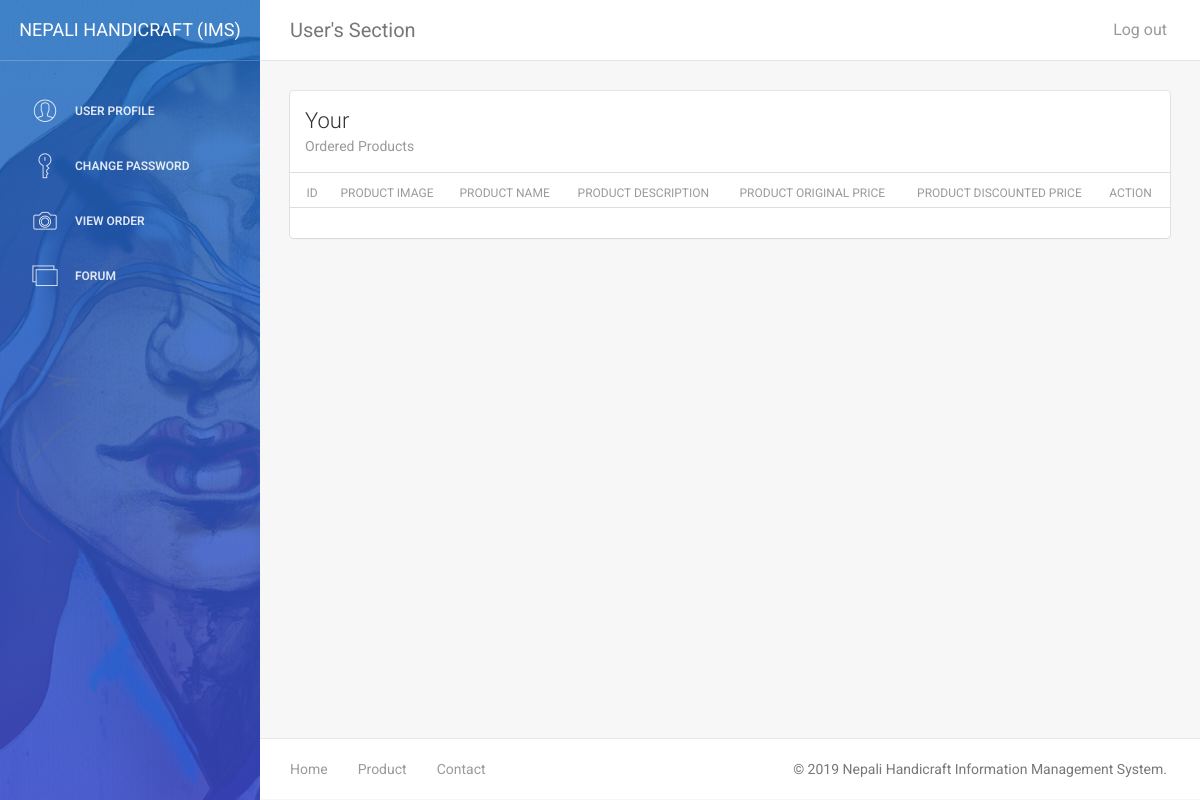
The app's page /user/view-order.php (signed in), older data.
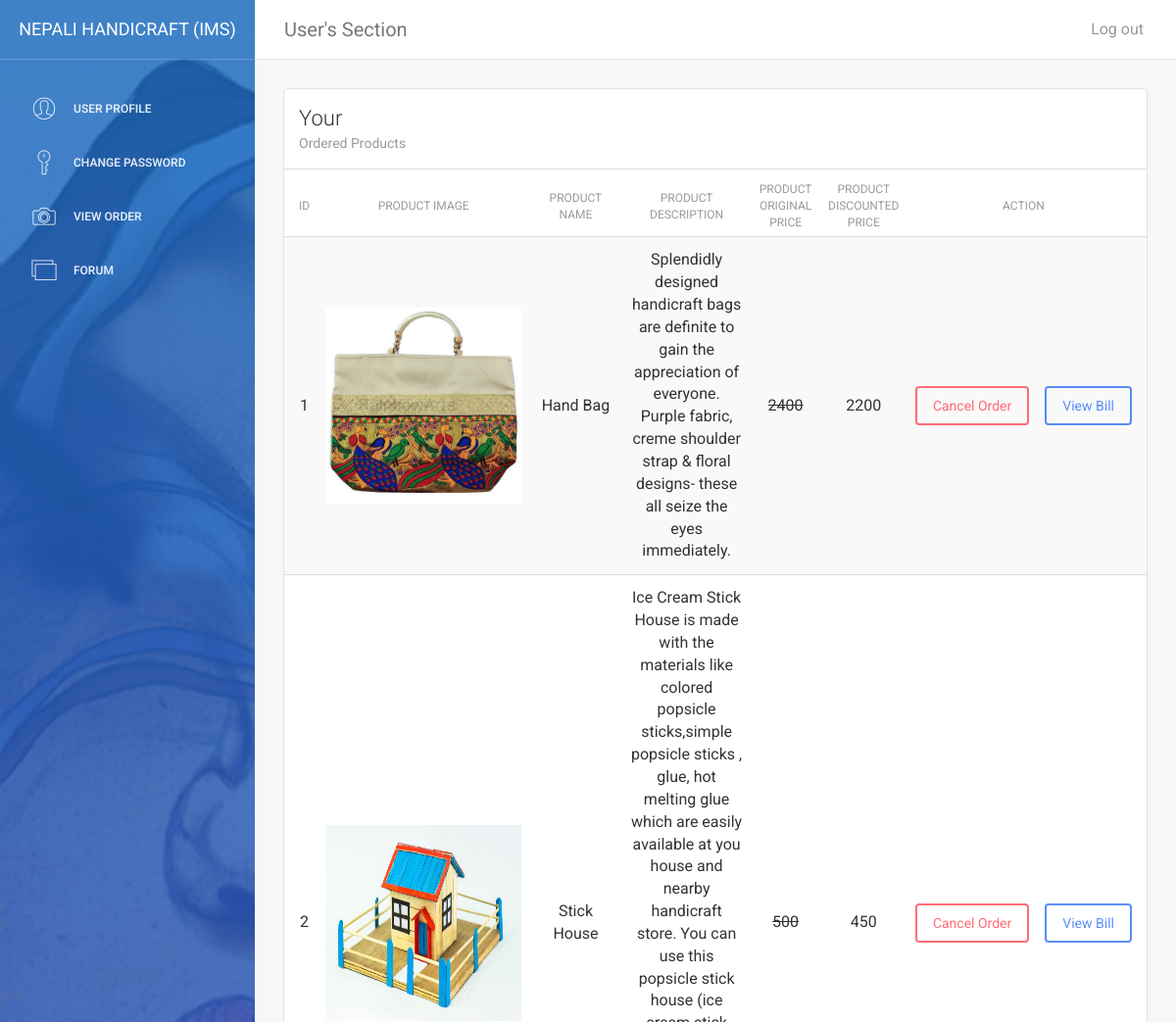
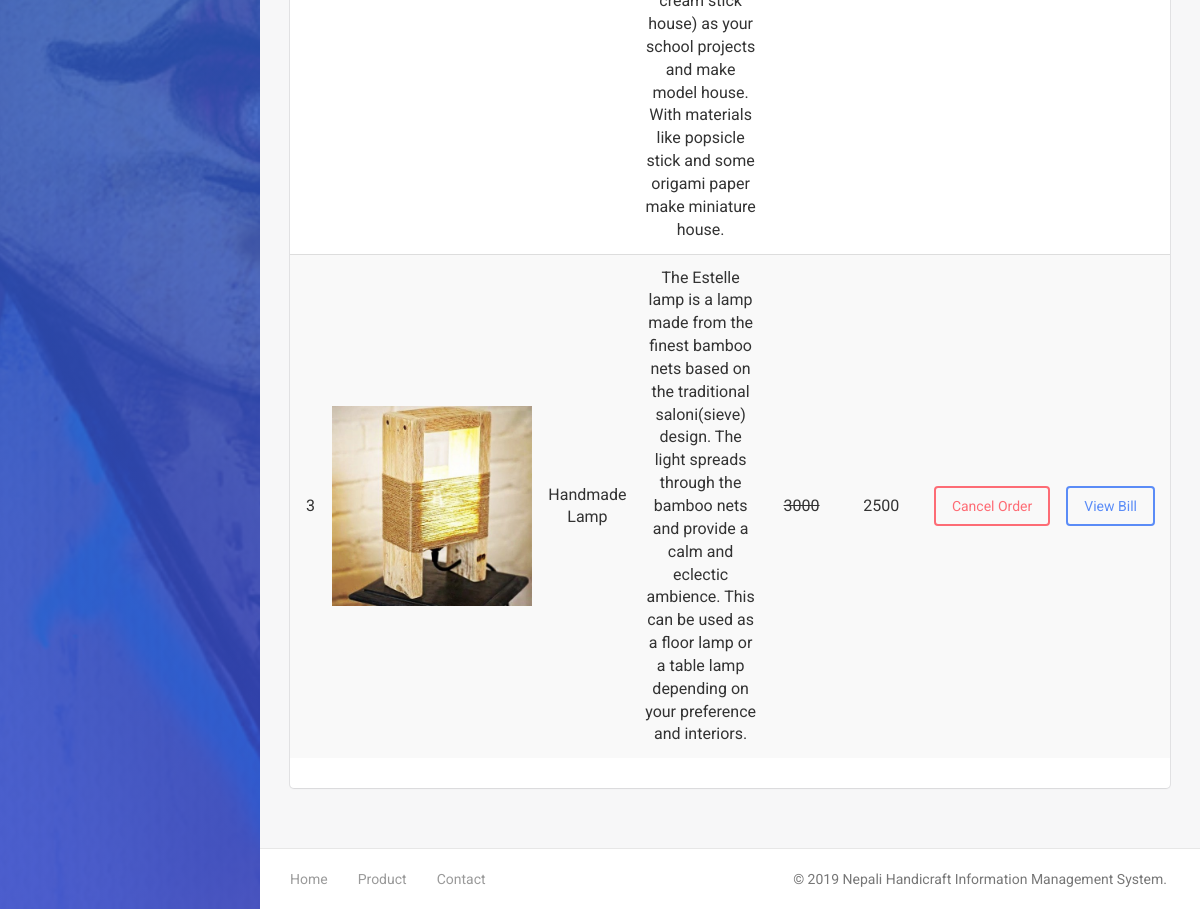
The same page, newer data (2 pictures, top to bottom).
### tables this page shows
CREATE TABLE `tbl_order` (
  `o_id` int(11) NOT NULL,
  `u_id` int(11) NOT NULL,
  `p_id` int(11) NOT NULL,
  `date` date NOT NULL
);

CREATE TABLE `tbl_product` (
  `p_id` int(11) NOT NULL,
  `p_name` varchar(255) NOT NULL,
  `p_image` varchar(255) NOT NULL,
  `p_description` text NOT NULL,
  `p_price` double NOT NULL,
  `p_disprice` double NOT NULL
);

### user/order-list.php (called while the page is built)
<?php
    $userID = $_SESSION['user-id'];
    $servername = "localhost";
    $username = "root";
    $password = "";
    $dbname = "00174648_devishbaidawarchhetri_cp";
    $conn = new mysqli($servername, $username, $password, $dbname);
    $sql = "SELECT o.o_id, u.u_id, u.fname, u.lname, u.e_mail, u.telephone, u.address, p.p_name, p.p_description, p.p_price, p.p_disprice, p.p_image
    FROM tbl_order o, tbl_register_user u, tbl_product p
    WHERE o.u_id = u.u_id AND o.p_id = p.p_id AND u.u_id = $userID
    ORDER BY o.o_id;";
    $result =$conn->query($sql);
?>

### user/view-order.php (the view, shortened to what this page needs)
<?php
    require 'order-list.php';
?>
<!doctype html>
<html lang="en">
<head>
    <link href="assets/css/bootstrap.min.css" rel="stylesheet" />
    <link href="assets/css/animate.min.css" rel="stylesheet"/>
    <link href="assets/css/light-bootstrap-dashboard.css?v=1.4.0" rel="stylesheet"/>
    <link href="assets/css/demo.css" rel="stylesheet" />
    <link href="http://maxcdn.bootstrapcdn.com/font-awesome/4.2.0/css/font-awesome.min.css" rel="stylesheet">
    <link href="assets/css/pe-icon-7-stroke.css" rel="stylesheet" />
</head>
<body>
<div class="wrapper">
    <?php include ('user-sidebar.php'); ?>
    <div class="main-panel">
    <?php include ('user-nav.php'); ?>
        <div class="content">
            <div class="container-fluid">
                <div class="row">
                    <div class="col-md-12">
                        <div class="card">
                            <div class="header">
                                <h4 class="title">Your</h4>
                                <p class="category">Ordered Products</p>
                            </div>
                            <div class="content table-responsive table-full-width">
                                <table class="table table-hover table-striped">
                                    <thead>
                                        <th>ID</th>
                                        <th>Product Image</th>
                                    	<th>Product Name</th>
                                        <th>Product Description</th>
                                        <th>Product Original Price</th>
                                        <th>Product Discounted Price</th>
                                        <th colspan="2" style="text-align: center;">Action</th>
                                    </thead>
                                    <tbody>
                                        <?php
                                        $i = 1;
                                        while($output = $result->fetch_assoc()){
                                        ?>
                                        <tr>
                                            <td><?php echo $i; ?></td>
                                            <td><img src="../images/product-images/<?php echo $output['p_image']; ?>" style="width:200px; height: 200px;"></td>
                                            <td><?php echo $output['p_name']; ?></td>
                                            <td><?php echo $output['p_description']; ?></td>
                                            <td><s><?php echo $output['p_price']; ?></s></td>
                                            <td><?php echo $output['p_disprice']; ?></td>
								            <td><a href="../actions/cancelOrder-action.php?cancel=<?php echo $output['o_id']; ?>" class="btn btn-danger" onclick="Javascript: return confirm('Are you sure you want to cancel order?');" name="productDelete">Cancel Order</a></td>
                                            <td><a href="view-bill.php?view=<?php echo $output['o_id']; ?>" class="btn btn-primary" name="viewBill">View Bill</a></td>
                                        </tr>
                                    <?php $i++; } ?>
                                    </tbody>
                                </table>
                            </div>
                        </div>
                    </div>
                </div>
            </div>
        </div>
        <footer class="footer">
            <div class="container-fluid">
                <nav class="pull-left">
                    <ul>
                        <li>
                            <a href="../index.php">
                                Home
                            </a>
                        </li>
                        <li>
                            <a href="../products.php">
                                Product
                            </a>
                        </li>
                        <li>
                            <a href="../contact.php">
                                Contact
                            </a>
                        </li>
                    </ul>
                </nav>
                <p class="copyright pull-right">
                    &copy; <script>document.write(new Date().getFullYear())</script> Nepali Handicraft Information Management System.
                </p>
            </div>
        </footer>
    </div>
</div>
</body>
</html>

Row changes from the older to the newer data that the page shows:
added tbl_order: p.p_image (picture), p.p_name "Hand Bag", p.p_description "Splendidly designed handicraft bags are definite to gain the appreciation of everyone. Purple fabric, creme shoulder strap & floral designs- these all seize the eyes immediately.", p.p_price "2400", p.p_disprice "2200"
added tbl_order: p.p_image (picture), p.p_name "Stick House", p.p_description "Ice Cream Stick House is made with the materials like colored popsicle sticks,simple popsicle sticks , glue, hot melting glue which are easily available at you house and nearby handicraft store. You can use this popsicle stick house (ice cream stick house) as your school projects and make model house. With materials like popsicle stick and some origami paper make miniature house.", p.p_price "500", p.p_disprice "450"
added tbl_order: p.p_image (picture), p.p_name "Handmade Lamp", p.p_description "The Estelle lamp is a lamp made from the finest bamboo nets based on the traditional saloni(sieve) design. The light spreads through the bamboo nets and provide a calm and eclectic ambience. This can be used as a floor lamp or a table lamp depending on your preference and interiors.", p.p_price "3000", p.p_disprice "2500"
